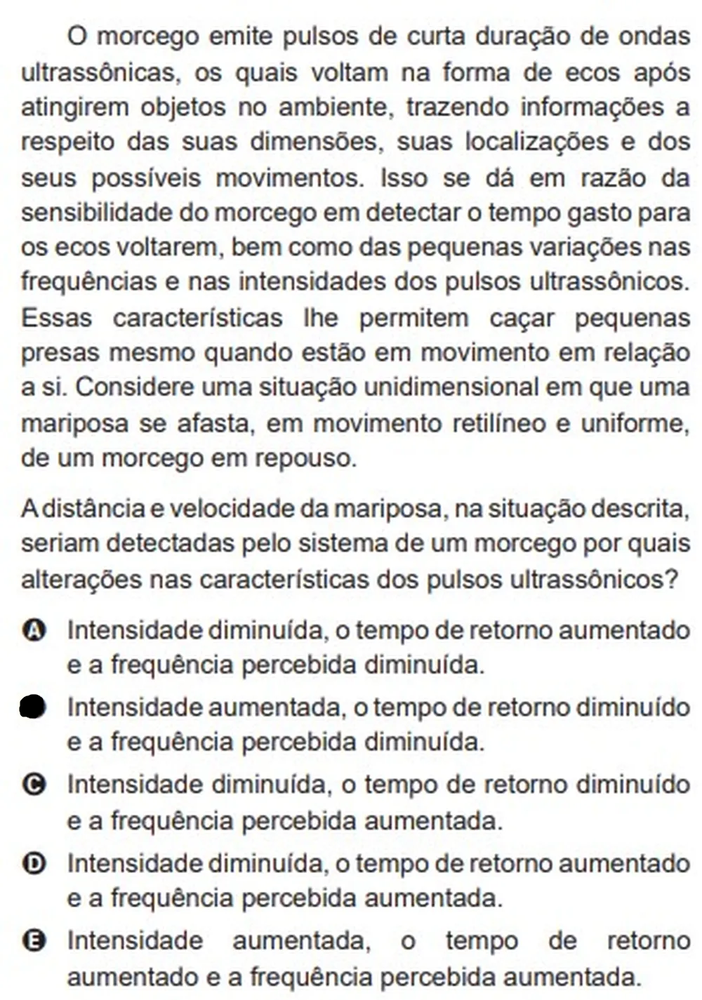
#> input picture imagens/fisica-3-marcada.png, 702 x 1000 px, shrunk from 1000 x 1425 before the run
$ python -i contours.py   (imports and definitions only)
#> lines starting #> are read from the running program, lines starting #| are printed output that depends on the picture; after the words box and inside, x2 and y2 are one past the last pixel; in counts of white or black regions, pixels touching at a corner belong together
#> further down, picture is the input picture: shape (1000, 702, 3); mean B, G, R 223.9, 224.7, 224.8
# import the necessary packages
from imutils import contours
from skimage import measure
import numpy as np
import argparse
import imutils
import cv2

def detectar_manchas(_image):
    # load the image, convert it to grayscale, and blur it
    image = cv2.bitwise_not(_image)
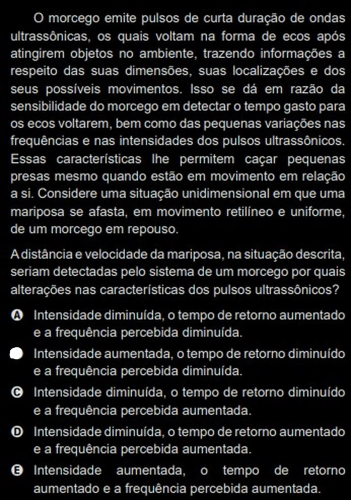
#> image: shape (1000, 702, 3) (shown at 1/2 size); mean B, G, R 31.1, 30.3, 30.2

    cv2.imshow('input', image)

    gray = cv2.cvtColor(image, cv2.COLOR_BGR2GRAY)
    blurred = cv2.GaussianBlur(gray, (11, 11), 0)
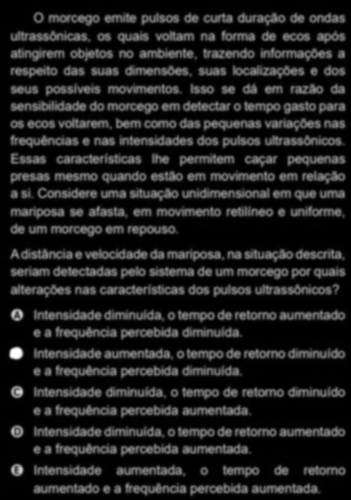
#> blurred: shape (1000, 702) (shown at 1/2 size); min 0, max 255, mean 30.3

    # threshold the image to reveal light regions in the
    # blurred image
    thresh = cv2.threshold(blurred, 100, 255, cv2.THRESH_BINARY)[1]
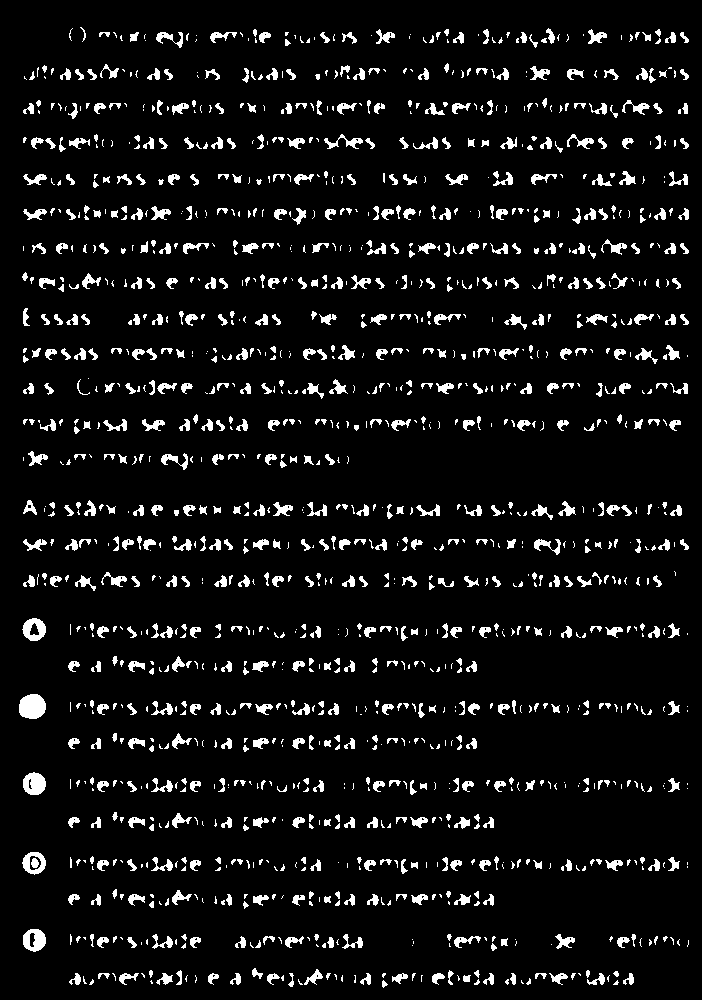
#> thresh: shape (1000, 702); 7.1% white; 1453 white regions (745 under 20 px), largest, box (x1, y1, x2, y2) and area: (19, 694, 46, 719) 549, (23, 772, 46, 795) 403, (23, 929, 46, 952) 367

    # perform a series of erosions and dilations to remove
    # any small blobs of noise from the thresholded image
    thresh = cv2.erode(thresh, None, iterations=2)
#> thresh: shape (1000, 702); 0.23% white; 265 white regions (258 under 20 px), largest, box (x1, y1, x2, y2) and area: (21, 696, 44, 717) 357, (30, 775, 44, 793) 154, (36, 931, 44, 949) 86
    thresh = cv2.dilate(thresh, None, iterations=4)
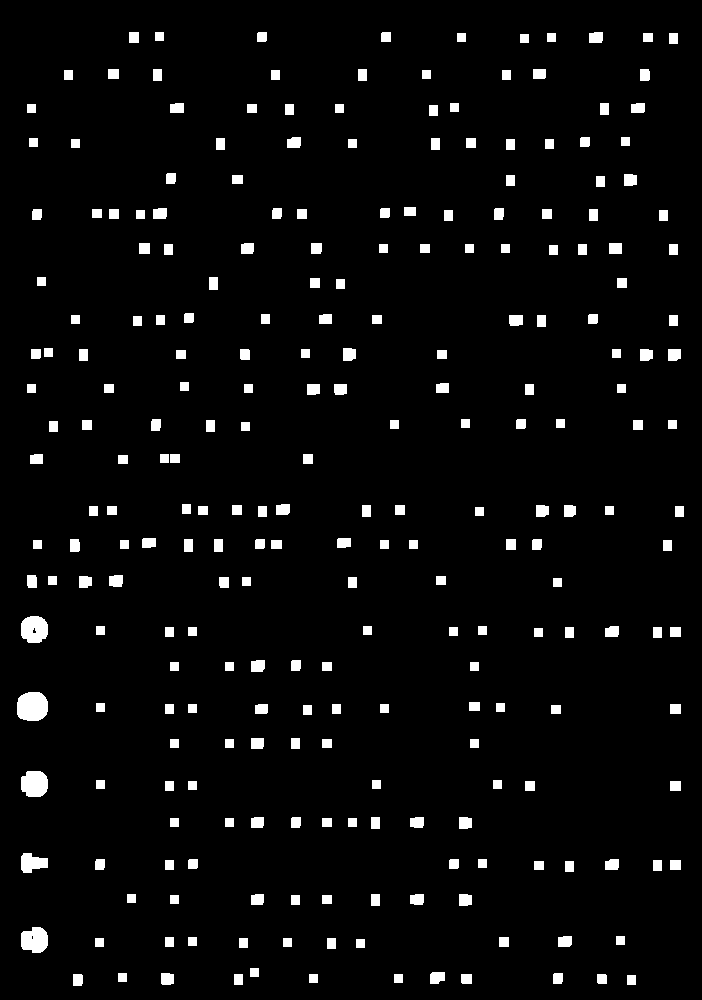
#> thresh: shape (1000, 702); 4% white; 254 white regions, largest, box (x1, y1, x2, y2) and area: (17, 692, 48, 721) 773, (21, 616, 48, 643) 602, (21, 771, 48, 797) 598


    # perform a connected component analysis on the thresholded
    # image, then initialize a mask to store only the "large"
    # components
    labels = measure.label(thresh, connectivity=1, background=0)
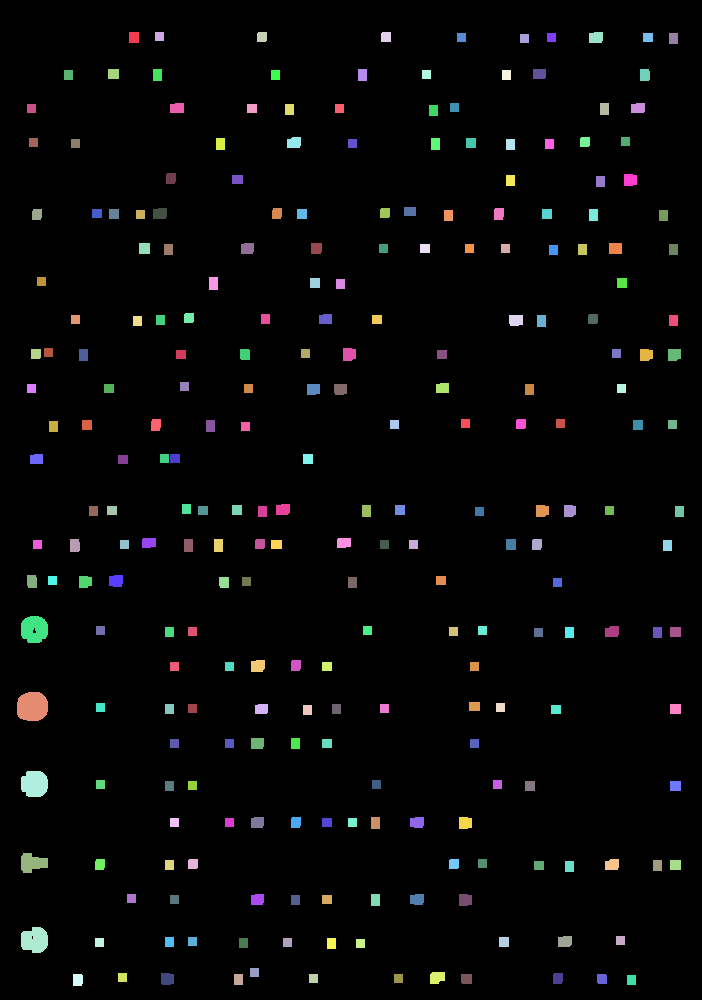
#> labels: shape (1000, 702) int64; 255 distinct labels, from 0 to 254; one colour per label, 0 black
    mask = np.zeros(thresh.shape, dtype="uint8")
    # loop over the unique components
    for label in np.unique(labels):
        # if this is the background label, ignore it
        if label == 0:
            continue
        # otherwise, construct the label mask and count the
        # number of pixels
        labelMask = np.zeros(thresh.shape, dtype="uint8")
        labelMask[labels == label] = 255
        numPixels = cv2.countNonZero(labelMask)
        # if the number of pixels in the component is sufficiently
        # large, then add it to our mask of "large blobs"
        if numPixels > 10:
            mask = cv2.add(mask, labelMask)
#> this loop made 255 passes
#> numPixels on passes 2 to 4: 110, 81, 98
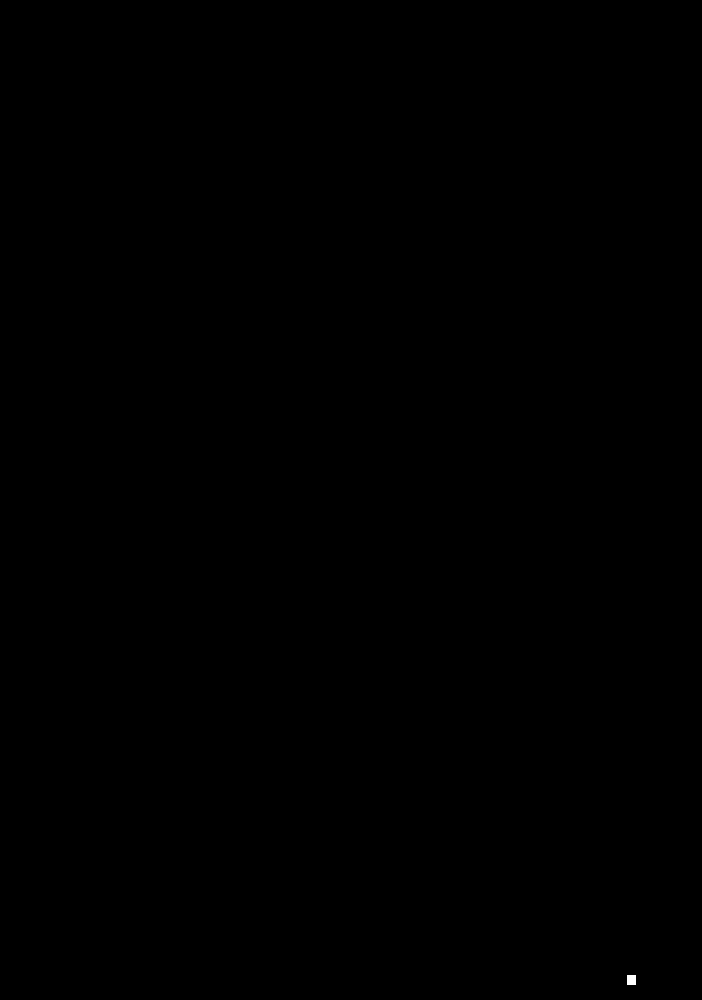
#> labelMask: shape (1000, 702); 0.01% white; 1 white region


    # find the contours in the mask, then sort them from left to
    # right
    cnts = cv2.findContours(mask.copy(), cv2.RETR_EXTERNAL,
        cv2.CHAIN_APPROX_SIMPLE)
#> cnts = 254 contours; largest, box (x1, y1, x2, y2) and area: (17, 692, 48, 721) 727, (21, 616, 48, 643) 569, (21, 771, 48, 797) 555, (21, 927, 48, 953) 528, (21, 853, 48, 873) 343
    cnts = imutils.grab_contours(cnts)
    cnts = contours.sort_contours(cnts)[0]

    rects = []

    # loop over the contours
    for (i, c) in enumerate(cnts):
        # draw the bright spot on the image
        (x, y, w, h) = cv2.boundingRect(c)

        rects.append((x, y, x+w, y+h))
#> this loop made 254 passes
#> (c, x, y, w, h) on passes 7 to 9: ([[27, 384], [27, 392], [35, 392], [35, 384]], 27, 384, 9, 9), ([[27, 104], [27, 112], [35, 112], [35, 104]], 27, 104, 9, 9), ([[29, 138], [29, 146], [37, 146], [37, 138]], 29, 138, 9, 9)
#> after the loop, rects = 254 items, first 6: (17, 692, 48, 721), (21, 927, 48, 953), (21, 853, 48, 873), (21, 771, 48, 797), (21, 616, 48, 643), (27, 575, 37, 588)
        #cv2.rectangle(image, rec=rects.pop(), color=(0, 255, 0))


    cv2.imshow("Image", image)
    cv2.waitKey(0)

    return rects

>>> import cv2
>>> picture = cv2.imread('imagens/fisica-3-marcada.png')
>>> result = detectar_manchas(picture)
#> result has the same summary as rects in detectar_manchas

$ run again, on imagens/questao-5-fisica-marcada-errada.png
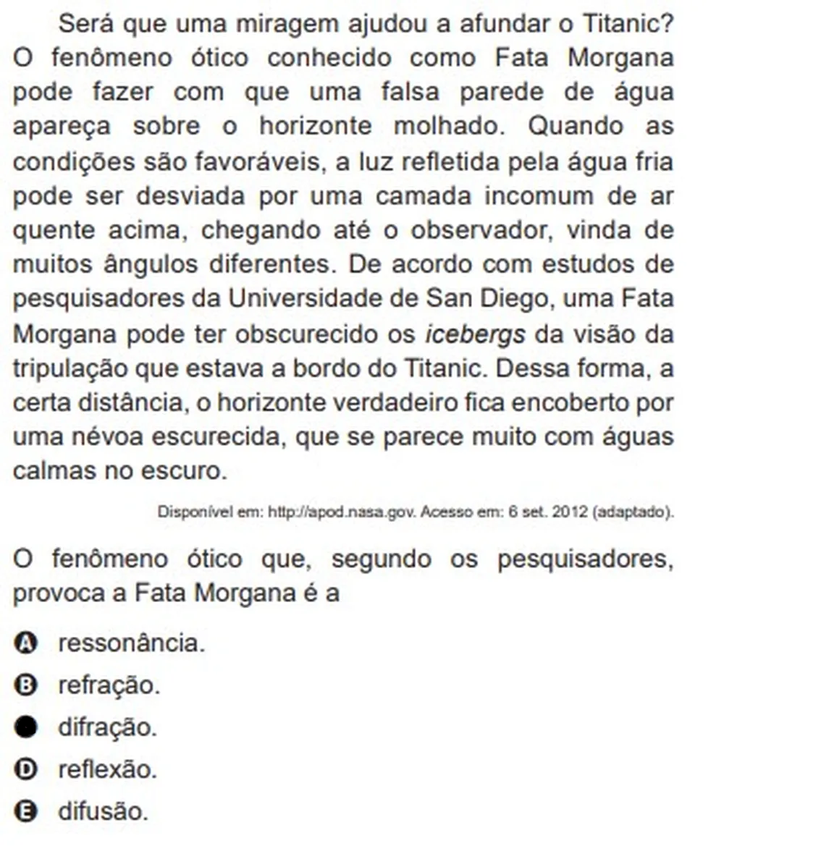
#> input picture imagens/questao-5-fisica-marcada-errada.png, 834 x 846 px, shrunk from 1152 x 1169 before the run
#> picture is the input picture: shape (846, 834, 3); mean B, G, R 235.1, 235.6, 235.6
#> in detectar_manchas, `thresh = cv2.threshold(blurred, 100, 255, cv2.THRESH_BINARY)[1]`:
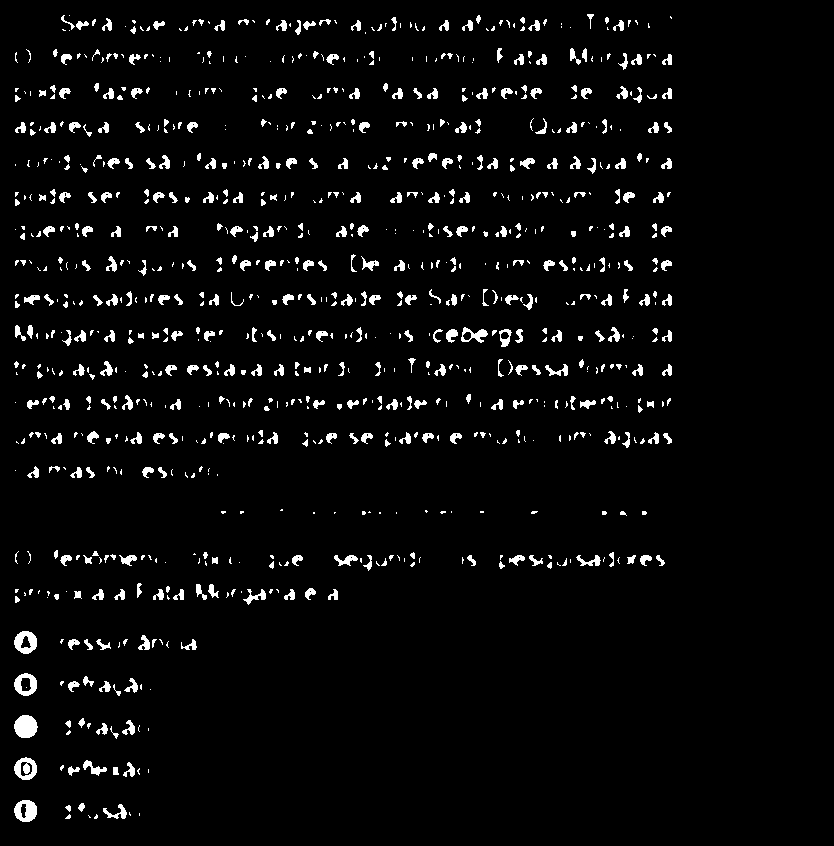
#> thresh: shape (846, 834); 3.9% white; 945 white regions (526 under 20 px), largest, box (x1, y1, x2, y2) and area: (14, 715, 38, 738) 430, (14, 800, 37, 822) 353, (14, 631, 37, 654) 342
#> in detectar_manchas, `labels = measure.label(thresh, connectivity=1, background=0)`:
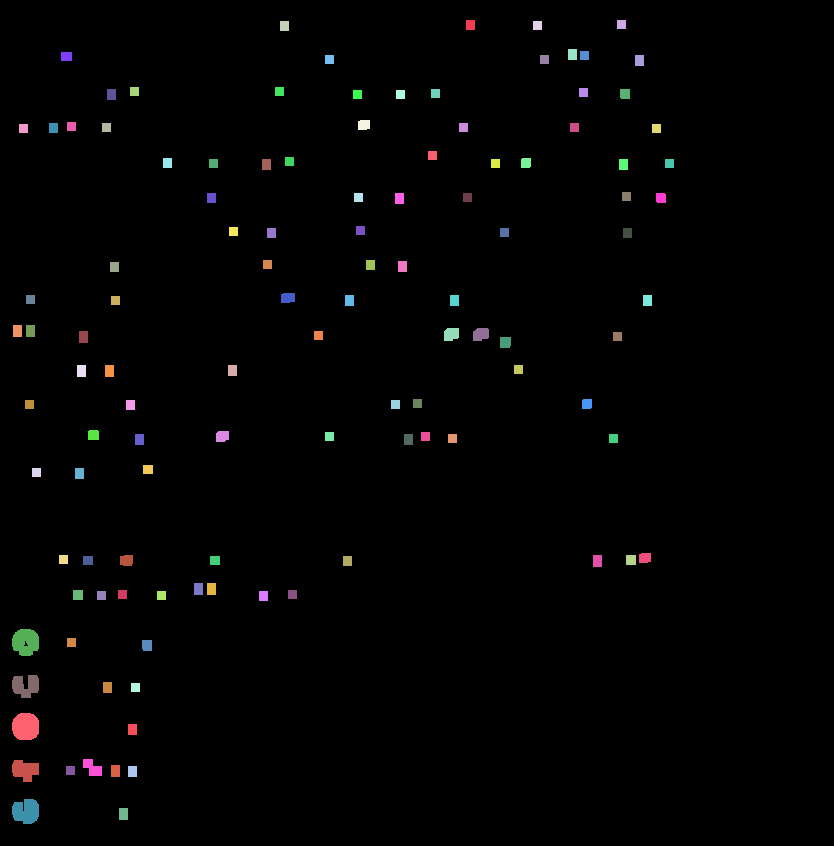
#> labels: shape (846, 834) int64; 116 distinct labels, from 0 to 115; one colour per label, 0 black
#> the loop in detectar_manchas, `for label in np.unique(labels):` made 116 passes
#> numPixels on passes 2 to 9: 90, 81, 90, 81, 99, 81, 99, 81
#> cnts = 115 contours; largest, box (x1, y1, x2, y2) and area: (12, 713, 39, 740) 587, (12, 629, 39, 656) 556, (12, 799, 39, 824) 494, (12, 675, 39, 698) 394, (12, 760, 39, 782) 386
#> the loop in detectar_manchas, `for (i, c) in enumerate(cnts):` made 115 passes
#> (c, x, y, w, h) on passes 6 to 12: ([[13, 325], [13, 336], [21, 336], [21, 325]], 13, 325, 9, 12), ([[19, 124], [19, 132], [27, 132], [27, 124]], 19, 124, 9, 9), ([[25, 400], [25, 408], [33, 408], [33, 400]], 25, 400, 9, 9), ([[26, 325], [26, 336], [34, 336], [34, 325]], 26, 325, 9, 12), ([[26, 295], [26, 303], [34, 303], [34, 295]], 26, 295, 9, 9), ([[32, 468], [32, 476], [40, 476], [40, 468]], 32, 468, 9, 9), ([[49, 123], [49, 132], [57, 132], [57, 123]], 49, 123, 9, 10)
#> after the loop in detectar_manchas, `for (i, c) in enumerate(cnts):`: rects = 115 items, first 6: (12, 799, 39, 824), (12, 760, 39, 782), (12, 713, 39, 740), (12, 675, 39, 698), (12, 629, 39, 656), (13, 325, 22, 337)
#> result has the same summary as rects in detectar_manchas

$ run again, on imagens/questao-5-fisica-marcada.png
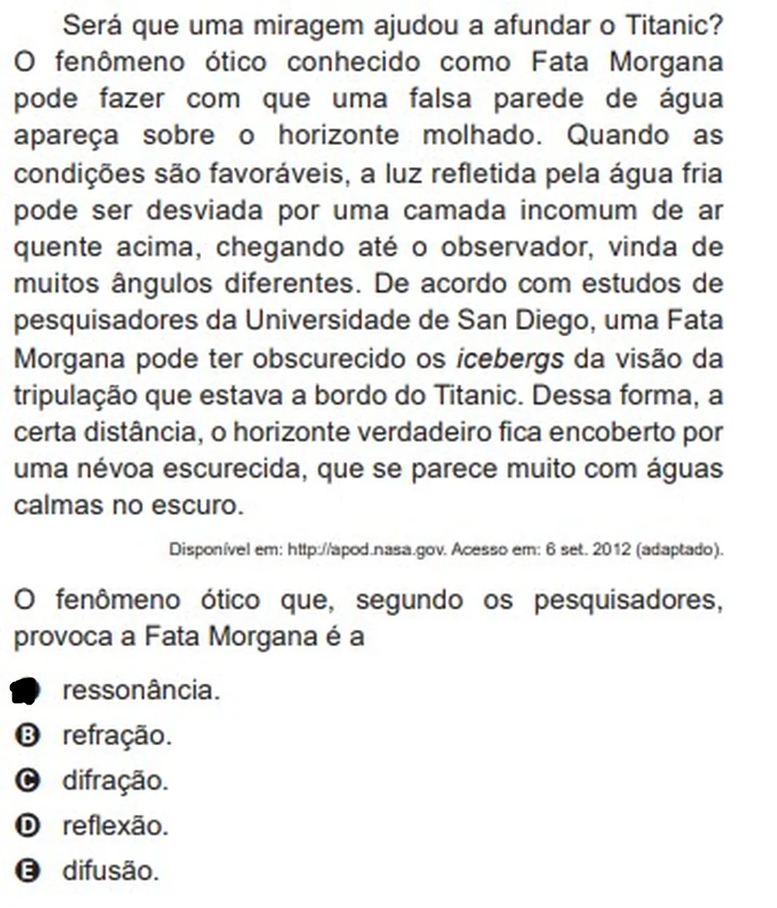
#> input picture imagens/questao-5-fisica-marcada.png, 777 x 908 px, shrunk from 1000 x 1169 before the run
#> picture is the input picture: shape (908, 777, 3); mean B, G, R 232, 232.6, 232.6
#> in detectar_manchas, `thresh = cv2.threshold(blurred, 100, 255, cv2.THRESH_BINARY)[1]`:
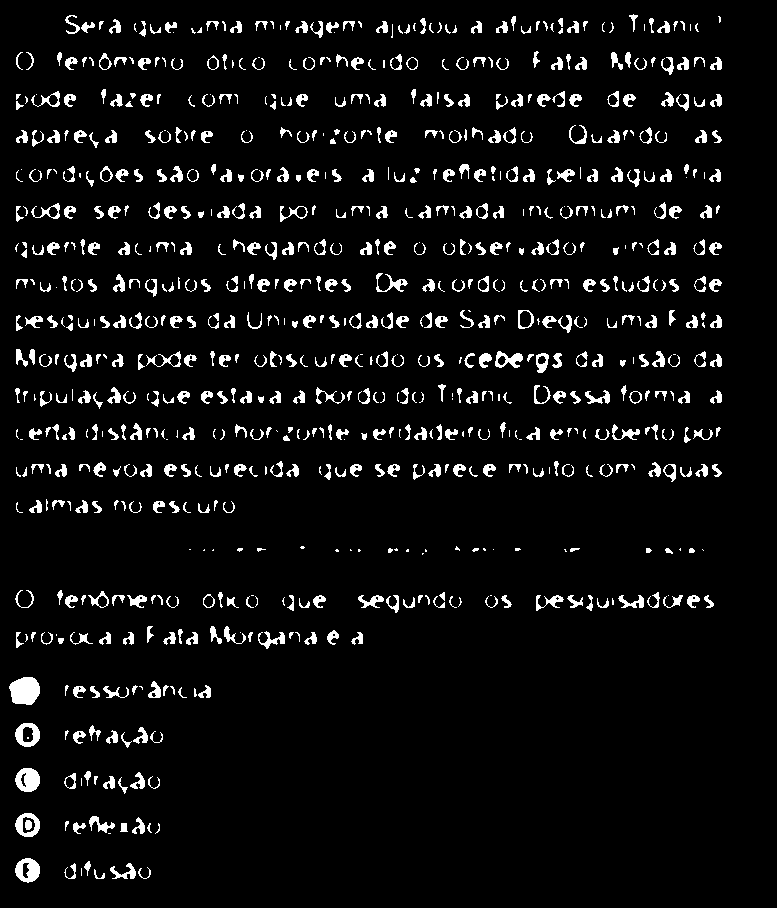
#> thresh: shape (908, 777); 5.9% white; 802 white regions (183 under 20 px), largest, box (x1, y1, x2, y2) and area: (9, 677, 40, 705) 686, (15, 768, 40, 792) 445, (15, 858, 40, 883) 412
#> in detectar_manchas, `labels = measure.label(thresh, connectivity=1, background=0)`:
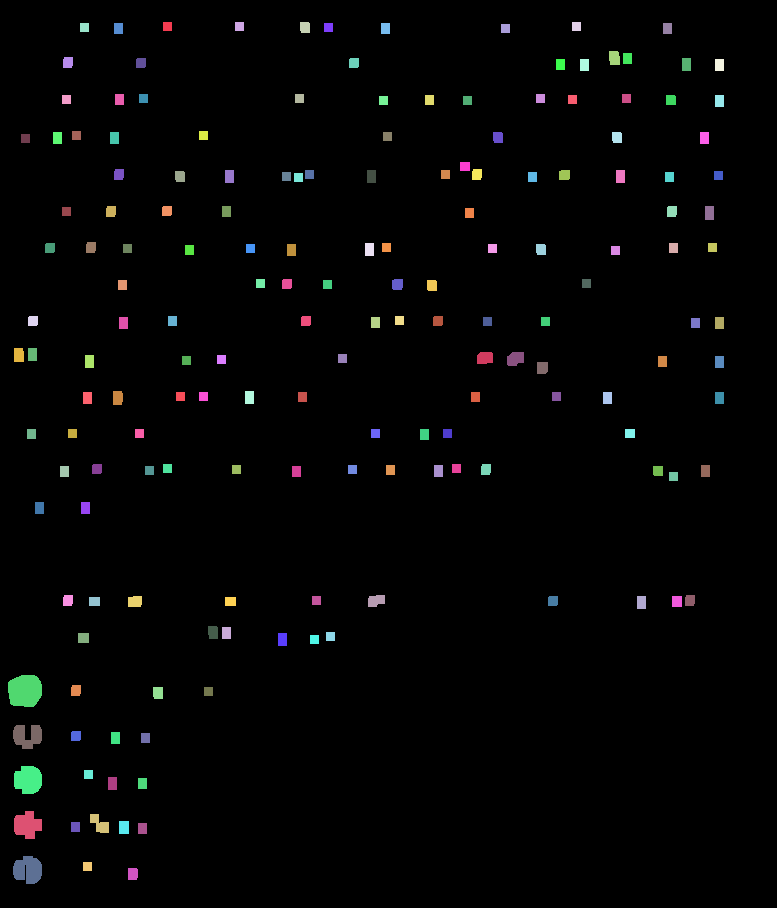
#> labels: shape (908, 777) int64; 174 distinct labels, from 0 to 173; one colour per label, 0 black
#> the loop in detectar_manchas, `for label in np.unique(labels):` made 174 passes
#> numPixels on passes 2 to 4: 81, 81, 107
#> cnts = 173 contours; largest, box (x1, y1, x2, y2) and area: (8, 675, 42, 707) 879, (14, 766, 42, 794) 603, (13, 856, 42, 884) 568, (14, 811, 42, 839) 517, (13, 725, 42, 749) 437
#> the loop in detectar_manchas, `for (i, c) in enumerate(cnts):` made 173 passes
#> (c, x, y, w, h) on passes 7 to 9: ([[21, 134], [21, 142], [29, 142], [29, 134]], 21, 134, 9, 9), ([[27, 429], [27, 438], [35, 438], [35, 429]], 27, 429, 9, 10), ([[28, 348], [28, 360], [36, 360], [36, 348]], 28, 348, 9, 13)
#> after the loop in detectar_manchas, `for (i, c) in enumerate(cnts):`: rects = 173 items, first 6: (8, 675, 42, 707), (13, 856, 42, 884), (13, 725, 42, 749), (14, 811, 42, 839), (14, 766, 42, 794), (14, 348, 24, 362)
#> result has the same summary as rects in detectar_manchas
